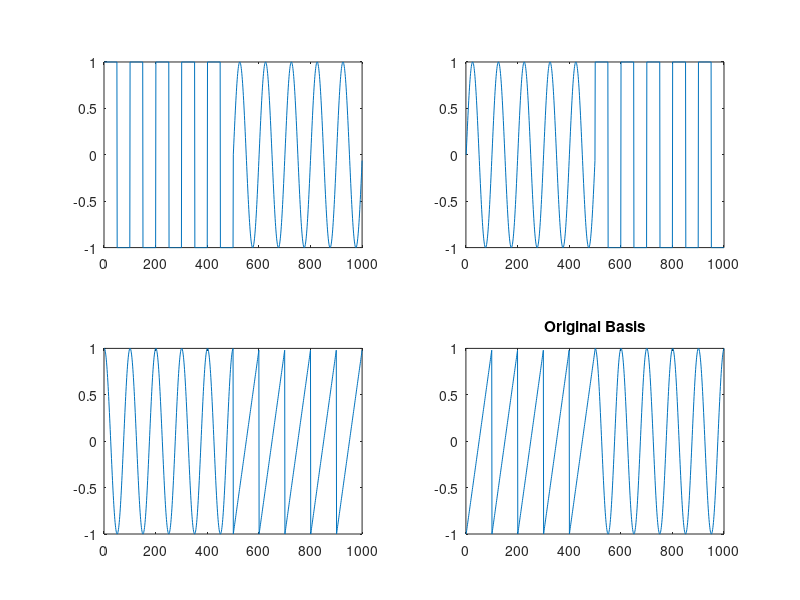
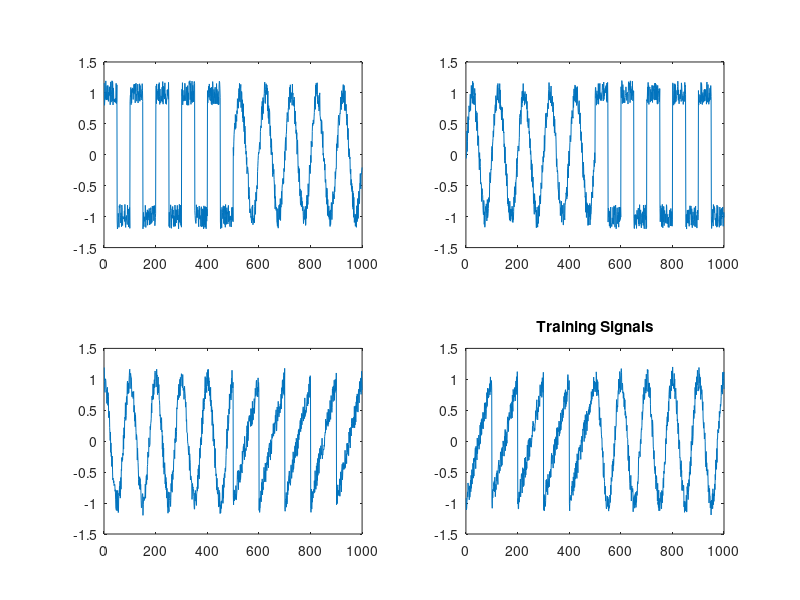
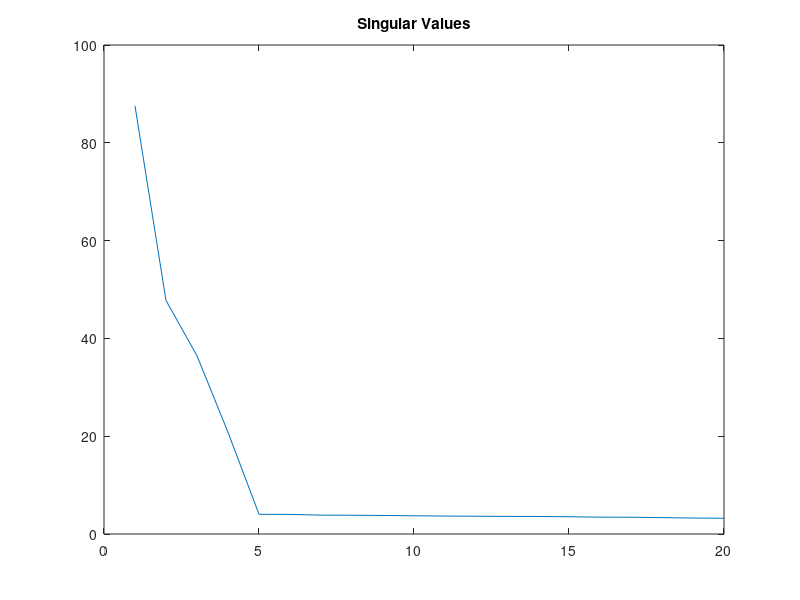

The MATLAB source for these figures, in order: (Note: this script raises an error after producing the figures.)
%% Validate KSVD
clear

t2 = 0:499;
t3 = 500:599;
X1 = [square(2*pi*t2/100), sin(2*pi*t2/100)]';
X2 = [sin(2*pi*t2/100), square(2*pi*t2/100)]';
X3 = [cos(2*pi*t2/100), sawtooth(2*pi*t2/100)]';
X4 = [sawtooth(2*pi*t2/100), cos(2*pi*t2/100)]';
figure()

subplot(2,2,1), plot(X1)
subplot(2,2,2), plot(X2)
subplot(2,2,3), plot(X3)
subplot(2,2,4), plot(X4)
title('Original Basis')
%%
S = zeros(1000, 20);
sc = 5;

for i = 1:sc
    S(:,i) = X1 + 0.4*(rand(1000,1) - 0.5);
end

for i = 1:sc
    S(:,sc + i) = X2 + 0.4*(rand(1000,1) - 0.5);
end

for i = 1:sc
    S(:,2*sc + i) = X3 + 0.4*(rand(1000,1) - 0.5);
end

for i = 1:sc
    S(:,3*sc + i) = X4 + 0.4*(rand(1000,1) - 0.5);
end

figure()
subplot(2,2,1), plot(S(:,1))
subplot(2,2,2), plot(S(:,6))
subplot(2,2,3), plot(S(:,12))
subplot(2,2,4), plot(S(:,18))
title('Training Signals')
%%
[u,s,v] = svd(S);
s = max(s);
% fprintf('Singular value range of X: %f, %f\n', min(s), max(s));
figure()
plot(s)
title('Singular Values')
%%
[D, W] = ksvd(S, 6, 50);
%%
figure()
for j=1:size(D,2)
    subplot(3,2,j);
    plot(D(:,j))
end
title('Dictionary Atoms')
%%
S_a = D*W;
figure()
subplot(2,2,1), plot(S(:,1))
hold on, plot(S_a(:,1))
subplot(2,2,2), plot(S(:,6))
hold on, plot(S_a(:,6))
subplot(2,2,3), plot(S(:,12))
hold on, plot(S_a(:,12))
subplot(2,2,4), plot(S(:,18))
hold on, plot(S_a(:,18))
title('Reconstructed Signals')